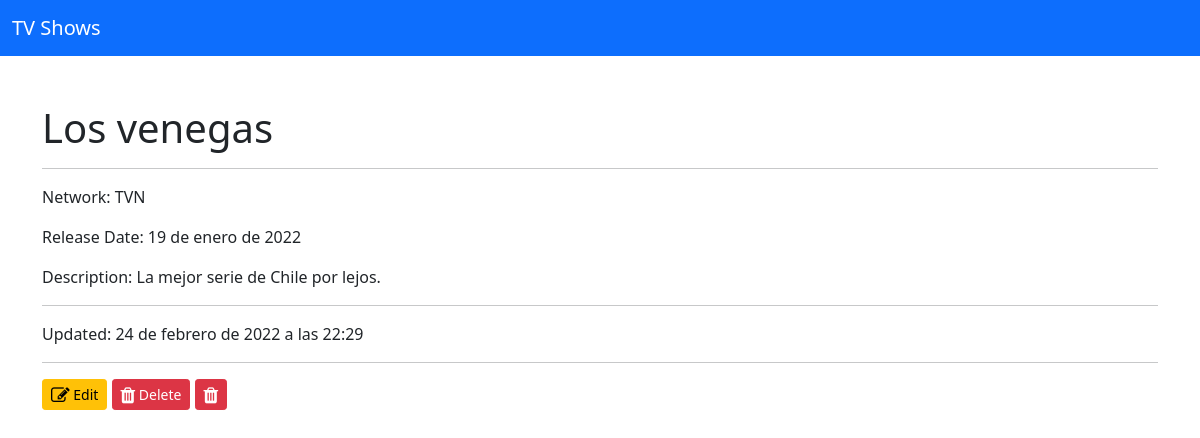
Page /shows/2 on the committed database.
### app/models.py (models this page shows)
class Tvshow(models.Model):
    title = models.CharField(max_length=100)
    network = models.ForeignKey(Network,
                                related_name="tvshows", on_delete=models.CASCADE)
    releasedate = models.DateField()
    description = models.TextField(max_length=200)
    created_at = models.DateTimeField(auto_now_add=True)
    updated_at = models.DateTimeField(auto_now=True)

class Network(models.Model):
    name = models.CharField(max_length=100)
    created_at = models.DateTimeField(auto_now_add=True)
    updated_at = models.DateTimeField(auto_now=True)

### app/views.py (the view)
# urls.py: path('shows/<int:id>', views.details, name='detalles'),
def details(request, id):
    detalle = Tvshow.objects.get(id=id)
    context = {
        "detailstvshow": detalle,
    }
    return render(request, 'app/detalle.html', context)

### app/templates/app/detalle.html (shortened to what this page needs)
{% extends "app/base.html" %}
{% block contenido %}
<div class="container mt-5">
    <h1>{{detailstvshow.title}}</h1>
    <hr>
    <p>Network: {{detailstvshow.network.name}}</p>
    <p>Release Date: {{detailstvshow.releasedate}}</p>
    <p>Description: {{detailstvshow.description}}</p>
    <hr>
    <p>Updated: {{detailstvshow.updated_at}}</p>
    <hr>
    <a href="/shows/{{detailstvshow.id}}/edit" class='btn btn-sm btn-warning'><i class="fa fa-pencil-square-o fa-lg" aria-hidden="true"></i> Edit</a>
    <a class='btn btn-sm btn-danger' href="/shows/{{detailstvshow.id}}/destroy"><i class="fa fa-trash fa-lg" aria-hidden="true"></i> Delete</a>
    <button
                    data-url="{%url 'tv-shows:eliminar' id=detailstvshow.id%}"
                    class='btn btn-sm btn-danger btnMostrarModal'>
                    <i class="fa fa-trash fa-lg" aria-hidden="true"></i>
                    </button>
</div>
{% endblock  %}

### rows in the picture
Tvshow: title "Los venegas", network.name "TVN", releasedate "19 de enero de 2022", description "La mejor serie de Chile por lejos.", updated_at "24 de febrero de 2022 a las 22:29"
